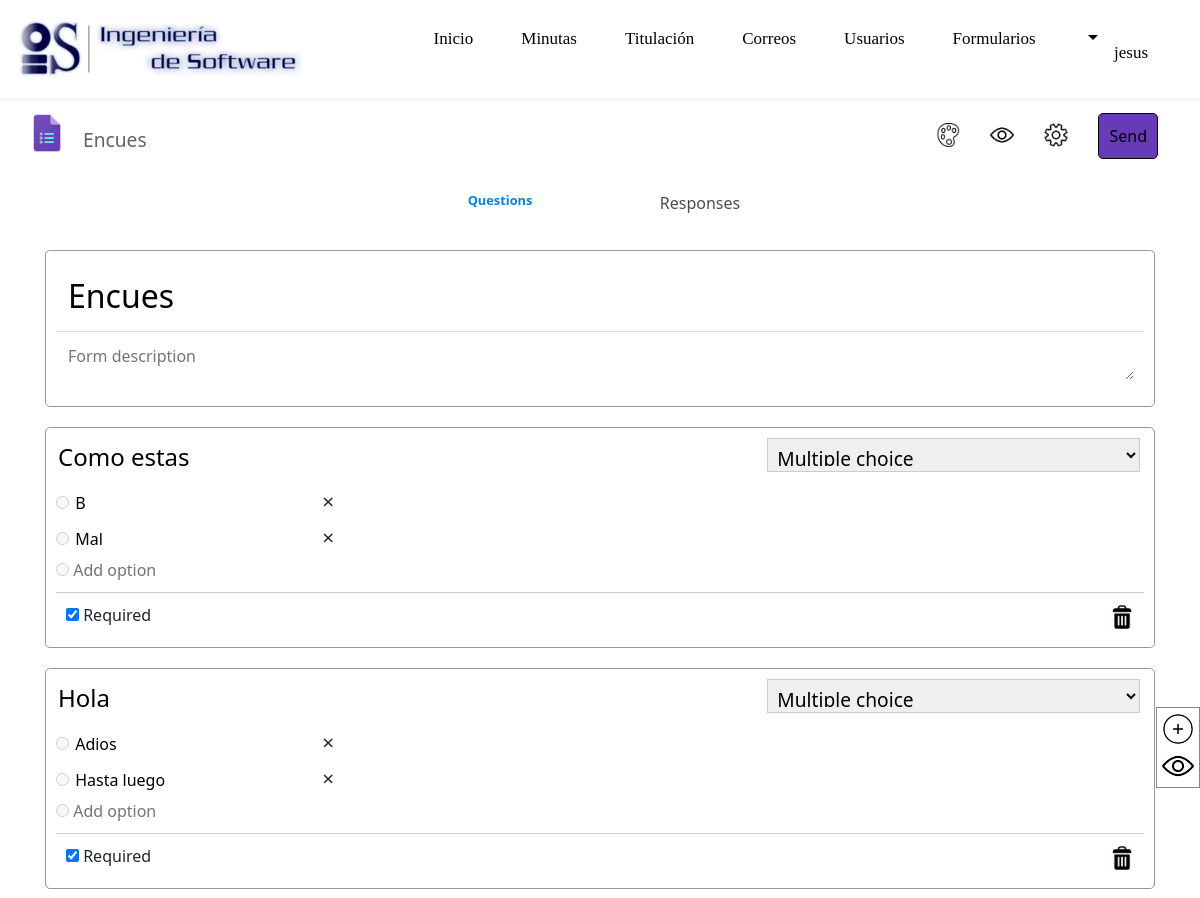
Page /forms/form/CUBvh0xuXGKrU6jzsw0S9jqRFs9PfY/edit (signed in) on the earlier database version.
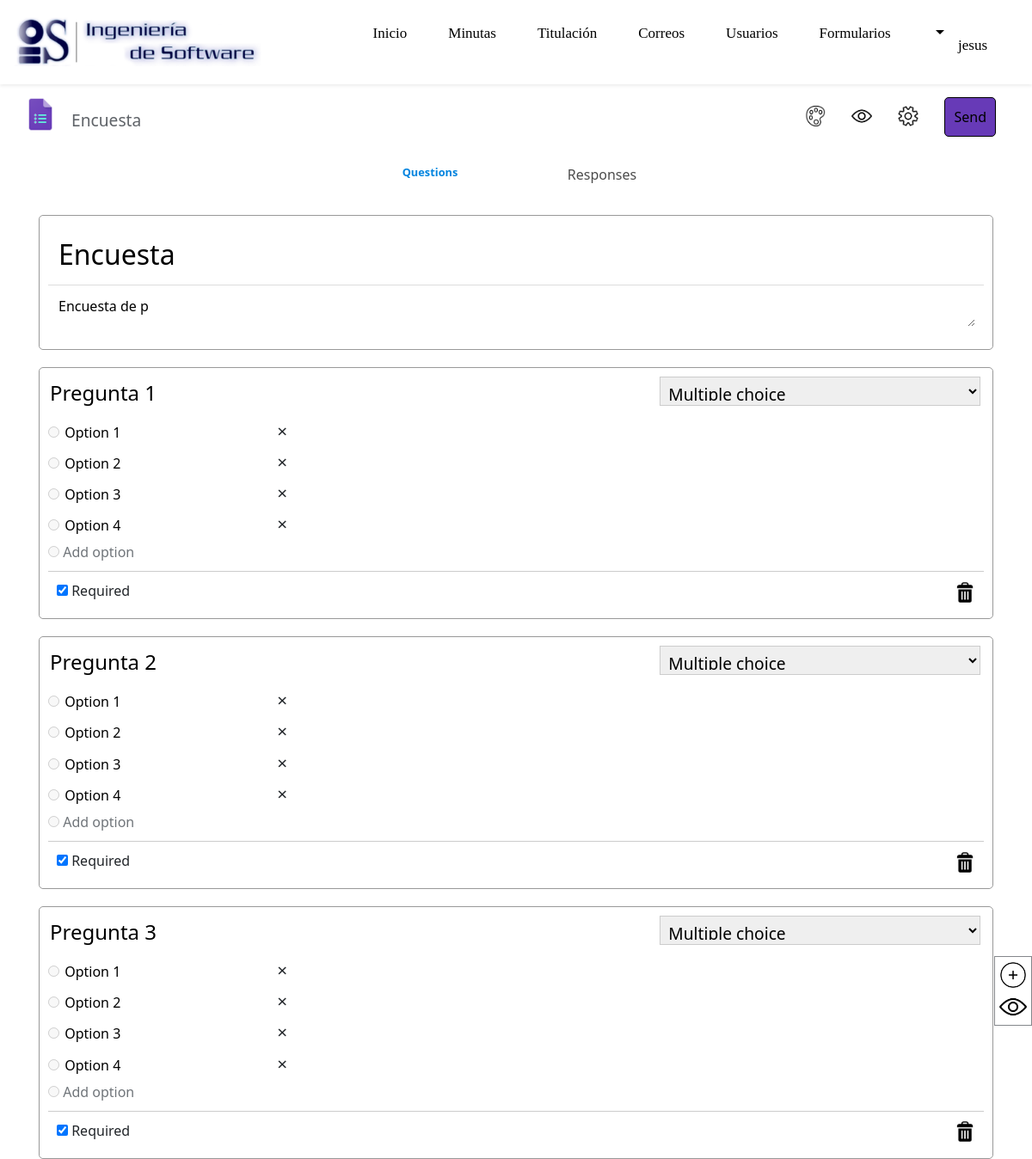
Same page on the later database version.
### formularios/models.py (models this page shows)
class Form(models.Model):
    code = models.CharField(max_length=30)
    title = models.CharField(max_length=200)
    description = models.CharField(max_length=10000, blank = True)
    creator = models.ForeignKey(CaseiUser, on_delete = models.CASCADE, related_name = "creator")
    background_color = models.CharField(max_length=20, default = "#d9efed")
    text_color = models.CharField(max_length=20, default="#272124")
    collect_email = models.BooleanField(default=False)
    authenticated_responder = models.BooleanField(default = False)
    edit_after_submit = models.BooleanField(default=False)
    confirmation_message = models.CharField(max_length = 10000, default = "Your response has been recorded.")
    is_quiz = models.BooleanField(default=False)
    allow_view_score = models.BooleanField(default= True)
    createdAt = models.DateTimeField(auto_now_add = True)
    updatedAt = models.DateTimeField(auto_now = True)
    questions = models.ManyToManyField(Questions, related_name = "questions")

class Questions(models.Model):
    question = models.CharField(max_length= 10000)
    question_type = models.CharField(max_length=20)
    required = models.BooleanField(default= False)
    answer_key = models.CharField(max_length = 5000, blank = True)
    score = models.IntegerField(blank = True, default=0)
    feedback = models.CharField(max_length = 5000, null = True)
    choices = models.ManyToManyField(Choices, related_name = "choices")

class Choices(models.Model):
    choice = models.CharField(max_length=5000)
    is_answer = models.BooleanField(default=False)

### formularios/views.py (the view)
# urls.py: path('form/<str:code>/edit', views.edit_form, name="edit_form"),
def edit_form(request, code):
    if not request.user.is_authenticated:
        return HttpResponseRedirect(reverse("login"))
    formInfo = Form.objects.filter(code = code)
    if formInfo.count() == 0:
        return HttpResponseRedirect(reverse("404"))
    else: formInfo = formInfo[0]
    if formInfo.creator != request.user:
        return HttpResponseRedirect(reverse("403"))
    return render(request, "index/form.html", {
        "code": code,
        "form": formInfo
    })

### formularios/templates/index/form.html (shortened to what the changed rows need)
{% extends 'main.html' %}
{% load static %}
{% block head %}
<link rel="stylesheet" href="{% static 'index/style.css' %}">
<link rel="stylesheet" href="{% static 'index/HurlUI.css' %}">
{% endblock head %}
{% block content %}
<div class = "container-fluid">
    <div class="form-topnav">
        <a href = "/">
            <img src = "{% static 'Icon/icon.png' %}" alt = "Google Forms Icon(CLONE)" class="navbar-icon form-icon" title = "Forms" />
        </a>
        <input class="nav-text nav-form-title edit-on-click input-form-title" value  = "{{form.title}}" type="text">
        <div class="float-right">
            <img src="{% static 'Icon/theme.png' %}" alt="Theme icon" id="customize-theme-btn" title = "Customize theme" class="nav-form-menu-icon" />
            <a href="{% url 'view_form' form.code %}">
            </a>
            <img src="{% static 'Icon/setting.png' %}" alt="Setting icon" title = "Setting" class="nav-form-menu-icon open-setting" />
            <button class = "btn send-form-btn big-screen" title = "Send" id="send-form-btn">Send</button>
        </div>
    </div>
    <div class="container">
        <div class="margin-top-bottom box question-box" id="form-head">
            <div class="form-title-box">
                <input type="text" class="form-title edit-on-click input-form-title txt-clr" value="{{form.title}}">
            </div>
            <textarea class="form-description edit-on-click textarea-adjust txt-clr" rows="1" placeholder="Form description" spellCheck = "false"
            id="input-form-description">{{form.description}}</textarea>
        </div>
        {% for question in form.questions.all %}
        <div class="margin-top-bottom box question-box question" data-id="{{question.id}}">
            <input type="text" data-id="{{question.id}}" class="question-title edit-on-click input-question" value="{{question.question}}">
            <select class="question-type-select input-question-type" data-id="{{question.id}}" data-origin_type = "{{question.question_type}}">
                <option value="multiple choice" {% if question.question_type == "multiple choice" %}selected{% endif %}>Multiple choice</option>
            </select>
            {% if question.question_type == "multiple choice" %}
            <div class="choices" data-id="{{question.id}}">
                {% for choice in question.choices.all %}
                    <div class="choice">
                        <input type="radio" id="{{choice.id}}" disabled>
                        <label for="{{choice.id}}">
                            <input type="text" value="{{choice.choice}}" class="edit-choice" data-id="{{choice.id}}">
                        </label>
                        <span class="remove-option" title = "Remove" data-id="{{choice.id}}">&times;</span>
                    </div>
                {% endfor %}
                <div class="choice">
                    <input type = "radio" id = "add-choice" disabled />
                    <label for = "add-choice" class="add-option" data-question="{{question.id}}" data-type = "{{question.question_type}}">Add option</label>
                </div>
            </div>
            {% elif question.question_type == "short" %}
            <div class="answers" data-id="{{question.id}}">
                <input type ="text" class="short-answer" disabled placeholder="Short answer text" />
            </div>
            {% elif question.question_type == "paragraph" %}
            <div class="answers" data-id="{{question.id}}">
                <textarea class="long-answer" disabled placeholder="Long answer text" ></textarea>
            </div>
            {% endif %}
            <div class="choice-option">
                <input type="checkbox" class="required-checkbox" id="required-{{question.id}}" data-id="{{question.id}}" {% if question.required %}checked{% endif %}>
                <label for="required-{{question.id}}" class="required">Required</label>
                <div class="float-right">
                    <img src="{% static 'Icon/dustbin.png' %}" alt="Delete question icon" class="question-option-icon delete-question" title="Delete question"
                    data-id="{{question.id}}">
                </div>
            </div>
        </div>
        {% endfor %}
    </div>
</div>
{% endblock content %}

Differences in the rows shown:
removed Questions: question "Como estas", question_type+id "Multiple choice", required "☑"
removed Choices: choice "B"
removed Choices: choice "Mal"
removed Questions: question "Hola", question_type+id "Multiple choice", required "☑"
removed Choices: choice "Adios"
removed Choices: choice "Hasta luego"
changed Form: title "Encues" → "Encuesta"; description (not shown) → "Encuesta de p"
added Questions: question "Pregunta 1", question_type+id "Multiple choice", required "☑"
added Choices: choice "Option 1"
added Choices: choice "Option 2"
added Choices: choice "Option 3"
added Choices: choice "Option 4"
added Questions: question "Pregunta 2", question_type+id "Multiple choice", required "☑"
added Choices: choice "Option 1"
added Choices: choice "Option 2"
added Choices: choice "Option 3"
added Choices: choice "Option 4"
added Questions: question "Pregunta 3", question_type+id "Multiple choice", required "☑"
added Choices: choice "Option 1"
added Choices: choice "Option 2"
added Choices: choice "Option 3"
added Choices: choice "Option 4"
